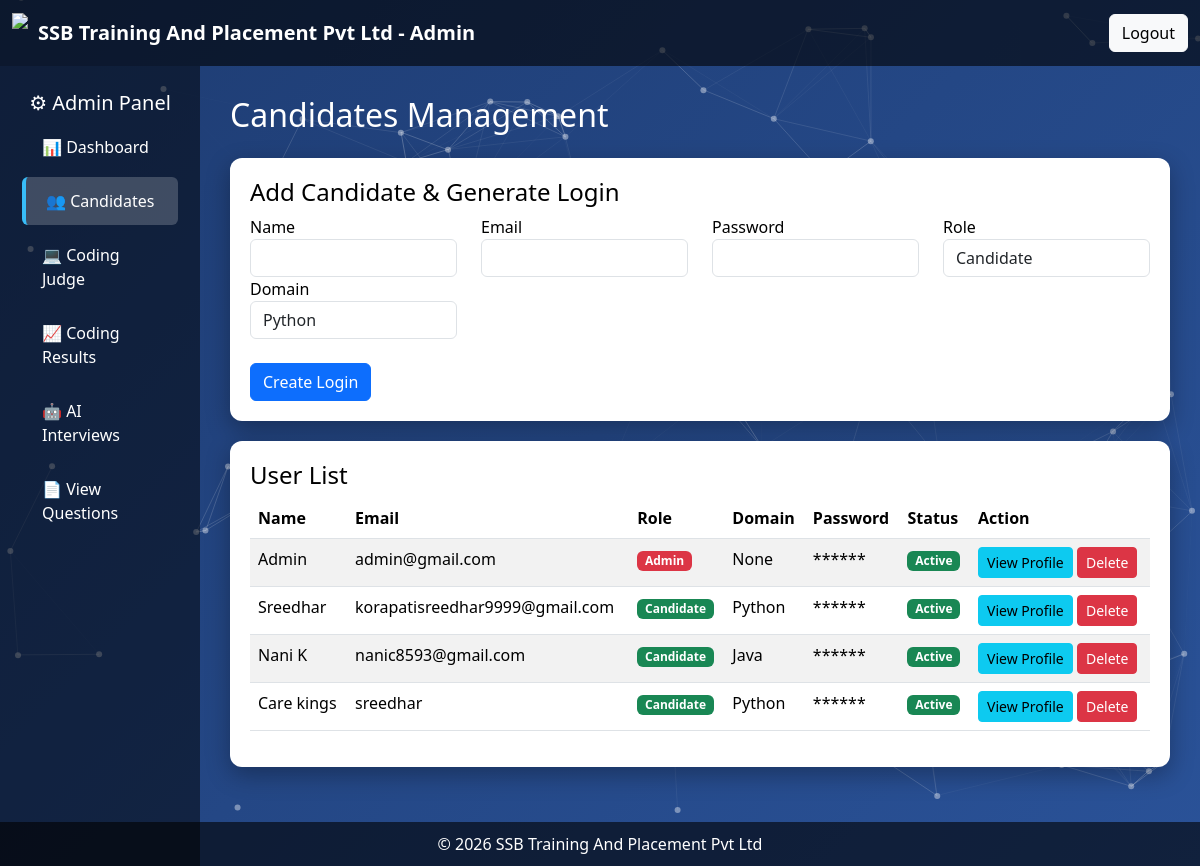
Page /admin_candidates on the committed database.
### tables this page shows
CREATE TABLE users(
        id INTEGER PRIMARY KEY AUTOINCREMENT,
        name TEXT,
        email TEXT UNIQUE,
        password BLOB,
        role TEXT
    , domain TEXT);

### app.py (the view)
@app.route("/admin_candidates")
def admin_candidates():
    conn = sqlite3.connect("database.db")
    cur = conn.cursor()
    cur.execute("SELECT id,name,email,role,domain FROM users")
    candidates = cur.fetchall()
    conn.close()
    return render_template("admin_candidates.html", candidates=candidates)

### templates/admin_candidates.html (shortened to what this page needs)
<!DOCTYPE html>
<html lang="en">
<head>
<link href="https://cdn.jsdelivr.net/npm/bootstrap@5.3.2/dist/css/bootstrap.min.css" rel="stylesheet">
<link rel="stylesheet" href="https://cdnjs.cloudflare.com/ajax/libs/font-awesome/6.5.0/css/all.min.css">
</head>
<body>
<div id="particles-js"></div>
<nav class="navbar navbar-dark">
<div class="container-fluid">
<a class="navbar-brand d-flex align-items-center">
<img src="{{ url_for('static', filename='media/logo.jpeg') }}" class="logo">
<b>SSB Training And Placement Pvt Ltd - Admin</b>
</a>
<a href="/" class="btn btn-light">Logout</a>
</div>
</nav>
<div class="container-fluid">
<div class="row">
<div class="col-md-2 sidebar">
<h5 class="text-center">⚙ Admin Panel</h5>
<a href="/admin_dashboard">📊 Dashboard</a>
<a class="active" href="/admin_candidates">👥 Candidates</a>
<a href="/admin_coding_judge">💻 Coding Judge</a>
<a href="/admin_results">📈 Coding Results</a>
<a href="/admin_ai_interviews">🤖 AI Interviews</a>
<a href="/view_questions">📄 View Questions</a>
</div>
<div class="col-md-10 main-area">
<h2 class="mb-4">Candidates Management</h2>
<div class="card-box">
<h4>Add Candidate & Generate Login</h4>
<div class="row">
<div class="col-md-3">
<label>Name</label>
<input id="name" class="form-control" required>
</div>
<div class="col-md-3">
<label>Email</label>
<input id="email" class="form-control" required>
</div>
<div class="col-md-3">
<label>Password</label>
<input id="password" type="password" class="form-control" autocomplete="off" required>
</div>
<div class="col-md-3">
<label>Role</label>
<select id="role" class="form-control">
<option value="candidate">Candidate</option>
</select>
</div>
<div class="col-md-3">
<label>Domain</label>
<select id="domain" class="form-control">
<option value="Python">Python</option>
</select>
</div>
</div>
<br>
<button class="btn btn-primary" onclick="addCandidate()">Create Login</button>
</div>
<div class="card-box">
<h4>User List</h4>
<table class="table table-striped">
<thead>
<tr>
<th>Name</th>
<th>Email</th>
<th>Role</th>
<th>Domain</th>
<th>Password</th>
<th>Status</th>
<th>Action</th>
</tr>
</thead>
<tbody>
{% for c in candidates %}
<tr>
<td>{{ c[1] }}</td>
<td>{{ c[2] }}</td>
<td>
{% if c[3]=='admin' %}
<span class="badge bg-danger">Admin</span>
{% else %}
<span class="badge bg-success">Candidate</span>
{% endif %}
</td>
<td>{{ c[4] }}</td>
<td>******</td>
<td><span class="badge bg-success">Active</span></td>
<td>
<a href="/view_profile/{{c[0]}}" class="btn btn-info btn-sm">
View Profile
</a>
<a href="/delete_user/{{c[0]}}"
class="btn btn-danger btn-sm"
onclick="return confirm('Delete this user?')">
Delete
</a>
</td>
</tr>
{% endfor %}
</tbody>
</table>
</div>
</div>
</div>
</div>
<footer class="footer">
© 2026 SSB Training And Placement Pvt Ltd
</footer>
</body>
</html>

### templates/admin_candidates.html (style rules this page uses)
body { margin:0; font-family:'Segoe UI'; background:linear-gradient(135deg,#1e3c72,#2a5298); color:white; }
#particles-js { position:fixed; top:0; left:0; width:100%; height:100%; z-index:0; }
.navbar { background:rgba(0,0,0,0.6); }
.logo { height:40px; margin-right:10px; }
.sidebar { min-height:100vh; background:rgba(0,0,0,0.5); padding-top:25px; position:relative; z-index:1; }
.sidebar a { display:block; color:white; padding:12px 20px; text-decoration:none; border-radius:6px; margin:6px 10px; transition:0.3s; }
.sidebar a.active { background:rgba(255,255,255,0.2); border-left:4px solid #38BDF8; }
.main-area { position:relative; z-index:1; padding:30px; }
.card-box { background:white; color:black; border-radius:12px; padding:20px; box-shadow:0 8px 25px rgba(0,0,0,0.3); margin-bottom:20px; }
.footer { text-align:center; padding:10px; background:rgba(0,0,0,0.6); position:fixed; bottom:0; width:100%; }

### rows in the picture
users: name "Admin", email "admin@gmail.com", role "Admin", c "None"
users: name "Sreedhar", email "korapatisreedhar9999@gmail.com", role "Candidate", domain "Python"
users: name "Nani K", email "nanic8593@gmail.com", role "Candidate", domain "Java"
users: name "Care kings", email "sreedhar", role "Candidate", domain "Python"
